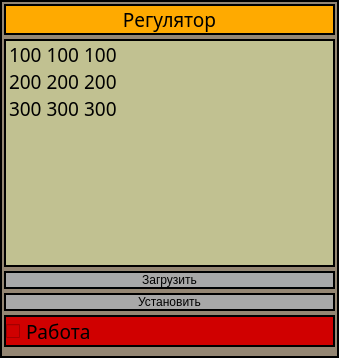
<?xml version="1.0" encoding="UTF-8"?>
<ui version="4.0">
 <class>pid_control_window</class>
 <widget class="QWidget" name="pid_control_window">
  <property name="geometry">
   <rect>
    <x>0</x>
    <y>0</y>
    <width>339</width>
    <height>358</height>
   </rect>
  </property>
  <property name="minimumSize">
   <size>
    <width>280</width>
    <height>300</height>
   </size>
  </property>
  <property name="windowTitle">
   <string>PIDWindow</string>
  </property>
  <property name="styleSheet">
   <string notr="true">QWidget
{
border: 2px solid line black;
	background-color: rgb(148, 134, 115);
	font: 14pt &quot;Sans Serif&quot;;
}
QLineEdit
{
border: 2px solid line black;
	
	background-color: rgb(227, 227, 227);
}</string>
  </property>
  <layout class="QGridLayout" name="gridLayout">
   <property name="leftMargin">
    <number>4</number>
   </property>
   <property name="topMargin">
    <number>4</number>
   </property>
   <property name="rightMargin">
    <number>4</number>
   </property>
   <property name="spacing">
    <number>4</number>
   </property>
   <item row="0" column="0">
    <widget class="QLabel" name="label">
     <property name="sizePolicy">
      <sizepolicy hsizetype="Minimum" vsizetype="Minimum">
       <horstretch>0</horstretch>
       <verstretch>0</verstretch>
      </sizepolicy>
     </property>
     <property name="font">
      <font>
       <family>Sans Serif</family>
       <pointsize>14</pointsize>
       <italic>false</italic>
       <bold>false</bold>
      </font>
     </property>
     <property name="styleSheet">
      <string notr="true">QLabel
{
border: 2px solid line black;
	
	background-color: rgb(255, 170, 0);
}</string>
     </property>
     <property name="text">
      <string>Регулятор</string>
     </property>
     <property name="alignment">
      <set>Qt::AlignCenter</set>
     </property>
    </widget>
   </item>
   <item row="4" column="0">
    <widget class="QPushButton" name="ButSetPIDParam">
     <property name="sizePolicy">
      <sizepolicy hsizetype="Minimum" vsizetype="Minimum">
       <horstretch>0</horstretch>
       <verstretch>0</verstretch>
      </sizepolicy>
     </property>
     <property name="styleSheet">
      <string notr="true">QPushButton
{
background-color: rgb(168, 168, 168);
}



QPushButton:pressed
{

 
	
	background-color: qlineargradient(spread:pad, x1:0.025, y1:0.00568182, x2:1, y2:1, stop:0 rgba(0, 170, 18, 255), stop:1 rgba(255, 255, 255, 255));

}</string>
     </property>
     <property name="text">
      <string>Установить</string>
     </property>
    </widget>
   </item>
   <item row="3" column="0">
    <widget class="QPushButton" name="butLoadPreference">
     <property name="sizePolicy">
      <sizepolicy hsizetype="Minimum" vsizetype="Maximum">
       <horstretch>0</horstretch>
       <verstretch>0</verstretch>
      </sizepolicy>
     </property>
     <property name="styleSheet">
      <string notr="true">QPushButton
{
background-color: rgb(168, 168, 168);
}



QPushButton:pressed
{

 
	
	background-color: qlineargradient(spread:pad, x1:0.025, y1:0.00568182, x2:1, y2:1, stop:0 rgba(0, 170, 18, 255), stop:1 rgba(255, 255, 255, 255));

}</string>
     </property>
     <property name="text">
      <string>Загрузить</string>
     </property>
    </widget>
   </item>
   <item row="5" column="0">
    <widget class="QCheckBox" name="checkWorkBlock">
     <property name="sizePolicy">
      <sizepolicy hsizetype="Minimum" vsizetype="Fixed">
       <horstretch>0</horstretch>
       <verstretch>0</verstretch>
      </sizepolicy>
     </property>
     <property name="font">
      <font>
       <family>Sans Serif</family>
       <pointsize>14</pointsize>
       <italic>false</italic>
       <bold>false</bold>
      </font>
     </property>
     <property name="styleSheet">
      <string notr="true">QCheckBox
{
border: 2px solid line black;
	
	
	background-color: rgb(208, 0, 0);
}

QCheckBox::checked
{
border: 2px solid line black;
	
	background-color: rgb(85, 170, 0);
}</string>
     </property>
     <property name="text">
      <string>Работа</string>
     </property>
    </widget>
   </item>
   <item row="2" column="0">
    <widget class="QListWidget" name="PIDPreference">
     <property name="sizePolicy">
      <sizepolicy hsizetype="Preferred" vsizetype="Expanding">
       <horstretch>0</horstretch>
       <verstretch>0</verstretch>
      </sizepolicy>
     </property>
     <property name="font">
      <font>
       <family>Sans Serif</family>
       <pointsize>14</pointsize>
       <italic>false</italic>
       <bold>false</bold>
      </font>
     </property>
     <property name="styleSheet">
      <string notr="true">QListWidget
{
border: 2px solid line black;
	background-color: rgb(193, 193, 145);
}</string>
     </property>
     <item>
      <property name="text">
       <string>100 100 100</string>
      </property>
     </item>
     <item>
      <property name="text">
       <string>200 200 200</string>
      </property>
     </item>
     <item>
      <property name="text">
       <string>300 300 300</string>
      </property>
     </item>
    </widget>
   </item>
  </layout>
 </widget>
 <layoutdefault spacing="6" margin="11"/>
 <resources/>
 <connections/>
</ui>
